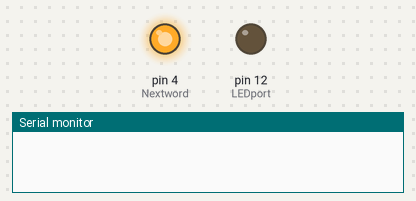
This sketch was run on a simulated Arduino Uno, built with avr-gcc and run on an emulated ATmega328P. Parts: output pins drawn as LEDs (lit = HIGH), the last lines printed to the serial monitor.

Above: at 1.5 s.
At 5.5 s:
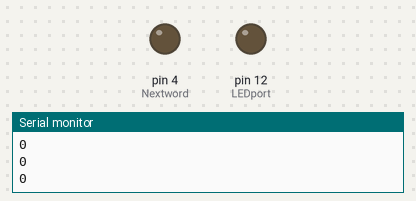
At 10.0 s:
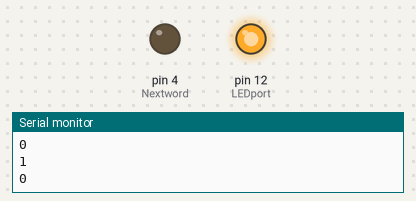
Timing chart, 0 to 13.7 s (numbered marks = the images above):
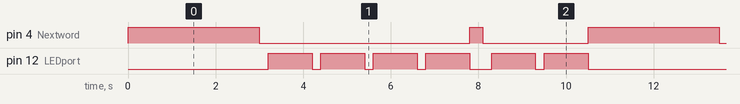

The sketch:

MorseCode.ino
```cpp
int LEDport = 12;
int Nextword = 4;
int DotTime = 1000;
int DashTime = 1500;
String type = "Dot";
bool repeat = false;
int repeatTime = 3000;
bool nextword = false;
void setup() {
  // put your setup code here, to run once:
  pinMode(LEDport, OUTPUT);
  pinMode(Nextword, OUTPUT);
  Serial.begin(9600);
}

void loop() {
  // put your main code here, to run repeatedly:
  digitalWrite(Nextword, HIGH);
  delay(3000);
  digitalWrite(Nextword, LOW);
  morsecode();
  morsecode();
  morsecode();
  morsecode();
  nextword = true;
  morsecode();
  morsecode();
}
void morsecode (){
  Serial.println(nextword);
  if (nextword == true){
    digitalWrite(Nextword, HIGH);
    nextword = false;
    delay(300);
    digitalWrite(Nextword, LOW);
  }
  delay(200);
  if (type == "Dot"){
    digitalWrite(LEDport, HIGH);
    delay(DotTime);
    digitalWrite(LEDport, LOW);}
  if (type == "Dash"){
    digitalWrite(LEDport, HIGH);
    delay(DashTime);
    digitalWrite(LEDport, LOW);}}
```

Measured:
- by itself, pin 4 (Nextword): repeats every 10.5 s: LOW 4.8 s, HIGH 0.30 s, LOW 2.4 s, HIGH 3.0 s
- by itself, pin 12 (LEDport): repeats every 10.5 s: 3 × (LOW 0.20 s, HIGH 1.0 s), LOW 0.50 s, HIGH 1.0 s, LOW 0.20 s, HIGH 1.0 s, LOW 3.2 s, HIGH 1.0 s
- by itself, everything shown: repeats every 10.5 s, in 15 steps
